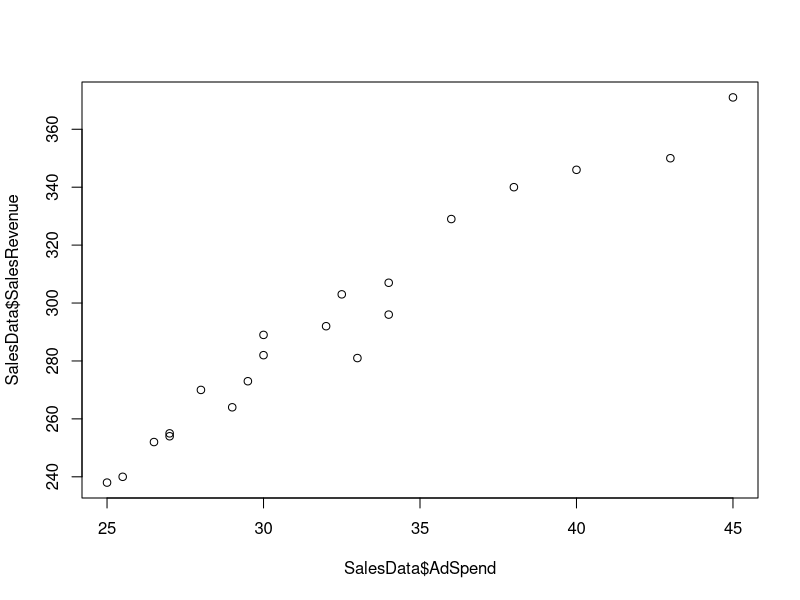

Here is the R script that generated this plot: (Note: this script raises an error after producing the figure.)
rm(list = ls())

SalesData <- read.csv('Sales.csv')

plot(SalesData$AdSpend,SalesData$SalesRevenue) #Scatter plot

View(SalesData)
summary(SalesData)

hist(SalesData$AdSpend) # Positively Skewed
hist(SalesData$SalesRevenue) #Normal Distribution

which(is.na(SalesData)) # Returned 0, means no #NA Value.

par(mfrow=(c(1,2)))

bx = boxplot(SalesData$AdSpend)  #No Outlier
bx2 <- boxplot(SalesData$SalesRevenue) #No Outlier

